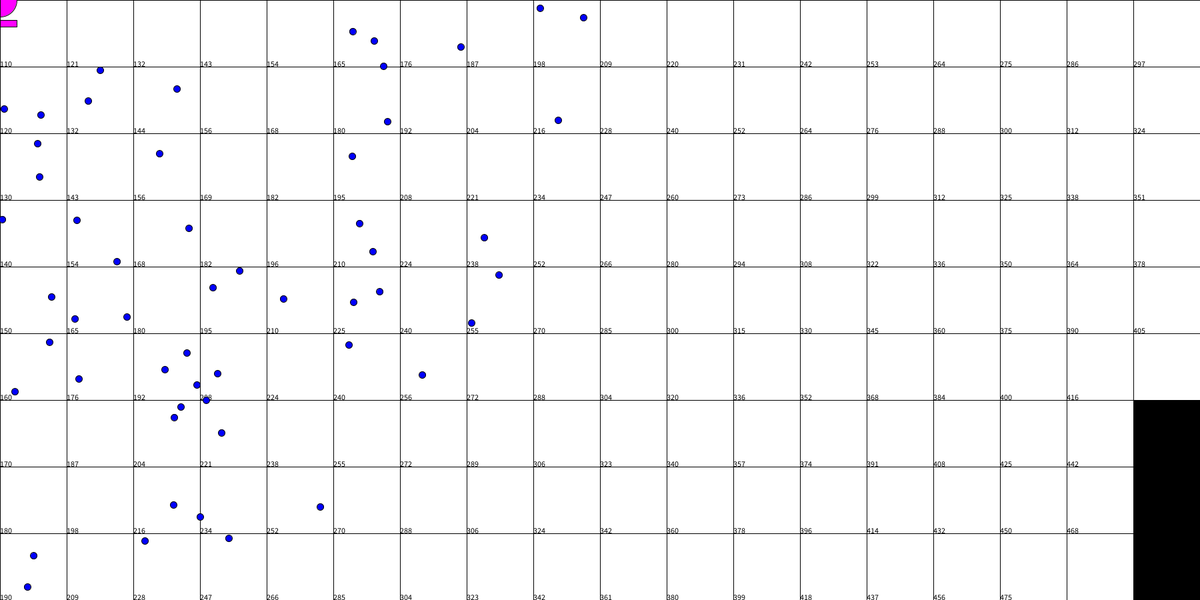
Frame 1 (no input)
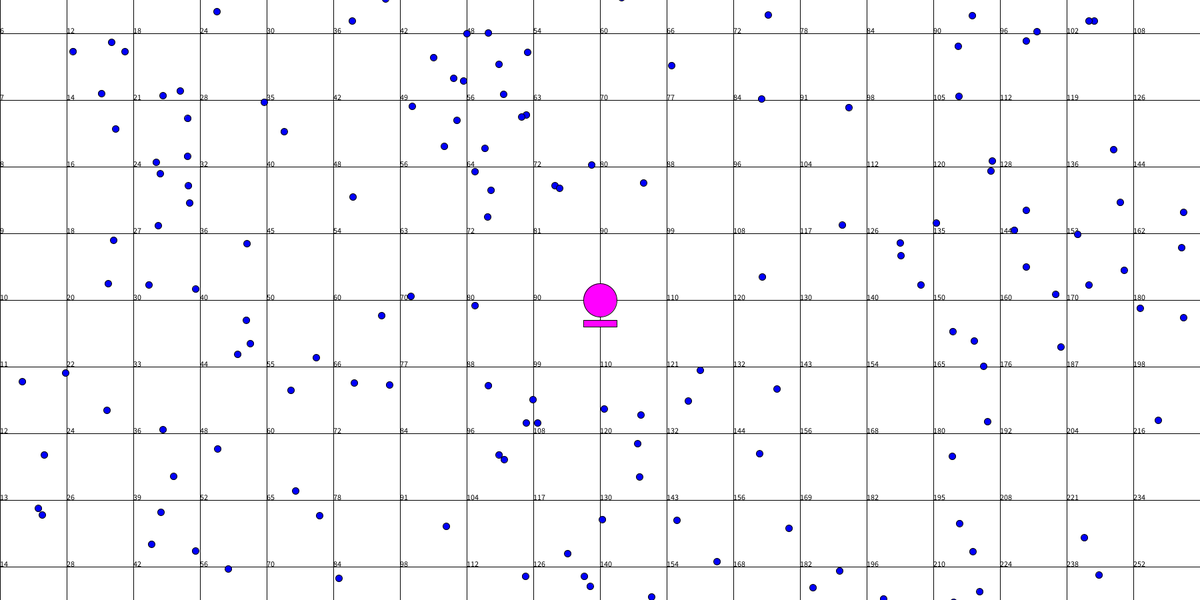
Frame 60 (the mouse pressed at the canvas centre just before this capture)
Frame 120 (the mouse held since frame 60 and released just before this capture): identical to frame 60, image omitted

The Processing sketch that drew these frames (run headless with seeded random() and noise(); from frame 60 on, the mouse is pressed at the canvas centre):

// Processing sketch: RogueLike
// ── RogueLike.pde
Camera c = new Camera(1000, 1000, 4);
Player p = new Player();
ArrayList<Gem> gems = new ArrayList();
void setup()
{
  size(1800, 900);
  for (int i=0; i < 10000; i++)
  {
    gems.add(new Gem());
  }
}

void draw()
{
  background(0);

  fill(255);
  //Shift Camera to location
  UpdateCamera();

  DrawLevel();
  UpdateGems();

  UpdatePlayer();

}











//Level Render
void DrawLevel()
{
  for (int i=0; i < 100; i++)
  {
    for (int j=0; j < 100; j++)
    {
      if (dist(i*100, j*100, p.position.x, p.position.y)< width)
      {
        rect(i*100, j*100, 100, 100);
        fill(0);
        text(i*j, i*100, j*100);
        fill(255);
      }
    }
  }
}












void UpdatePlayer()
{
    p.update();
  c.updateCameraPosition(p.position);
}

//Update Gems
void UpdateGems()
{
  for (int i=gems.size()-1; i >=0; i--)
  {
    Gem g = gems.get(i);
    if (dist(g.position.x, g.position.y, p.position.x, p.position.y) < 900)
    {
      g.update();
    }


    if (g.kill)
    {
      p.xp += g.xpValue;
      gems.remove(i);
    }
  }
}



//Key Board
void keyPressed()
{
  if (key == 'w') {
    p.up = true;
    c.up = true;
  }
  if (key == 'a')
  {
    p.left = true;
    c.left = true;
  }
  if (key == 'd')
  {
    p.right = true;
    c.right = true;
  }
  if (key == 's')
  {
    p.down = true;
    c.down = true;
  }
}




void keyReleased()
{
  if (key == 'w') {
    p.up = false;
    c.up = false;
  }
  if (key == 'a')
  {
    p.left = false;
    c.left = false;
  }
  if (key == 'd')
  {
    p.right = false;
    c.right = false;
  }
  if (key == 's')
  {
    p.down = false;
    c.down = false;
  }
}



void UpdateCamera()
{
  c.update();
  c.apply();
}

// ── Camera.pde
// This is the camera class
class Camera {

  boolean up, down, left, right = false;
  // These are the x and y positions of the camera
  float x, y;

  // This is the speed at which the camera moves
  float speed;

  // This is the camera's constructor
  Camera(float x, float y, float speed) {
    this.x = x;
    this.y = y;
    this.speed = speed;
  }

  // This is the update function, which updates the camera's position based
  // on user input
  void update() {

    //if (up)
    //{
    //  y -= speed;
    //}
    //if (left)
    //{
    //  x -= speed;
    //}
    //if (right)
    //{
    //  x += speed;
    //}
    //if (down)
    //{
    //  y += speed;
    //}
  }
  
  
  void updateCameraPosition(PVector pos)
  {
    x = pos.x-width/2;
    y = pos.y-height/2;
  }

  // This is the apply function, which applies the camera's position to the
  // current drawing context
  void apply() {
    // Move the origin of the coordinate system to the camera's position
    translate(-x, -y);
  }
}

// ── Enemy.pde
class Enemy
{
}

// ── Gem.pde
class Gem
{
  PVector position;
  PVector dir;
  
  boolean kill = false;
  boolean inRange = false;
  color col;
  int xpValue;

  Gem()
  {
    position = new PVector(random(10000), random(10000));
    col = color(0, 0, 255);
    xpValue = 20;
  }

  void render()
  {
    fill(col);
    ellipse(position.x, position.y, 10, 10);
  }

  void update()
  {
    render();

    if (dist(position.x, position.y, p.position.x, p.position.y) < p.pickUpRadius)
    {
      inRange = true;
    }


    if (inRange == true)
    {
      dir = p.position.copy().sub(position.copy());
      dir.normalize();

      dir.mult(8);

      position.add(dir);

      if (dist(position.x, position.y, p.position.x, p.position.y) < 50)
      {
        kill = true;
      }
    }
  }
}

// ── HUD.pde
class HUD
{  
  boolean pMouse = false;
  HUD()
  {
  }

  void Render()
  {

    //health bar
    fill(255, 0, 0);
    rect(p.position.x-25, p.position.y+30, 50, 10);

    //xp bar
    fill(#61018B);
    float xpBar = map(p.xp, 0, p.xpNeeded, 0, width);
    rect(c.x, c.y, xpBar, 50);

    fill(0);
    textSize(30);
    text(p.level, c.x+width-200, c.y+100);


    DebugHUD();
  }

  void DebugHUD()
  {
    

    
    
    //PICK UP RADIUS
    fill(0);
    ellipse(c.x+50, c.y+height-50, 100, 100);
    textSize(12);
    fill(255);
    text("PickUpRadius", c.x+50, c.y+height-60);
    textSize(8);
    text(p.pickUpRadius, c.x+50, c.y+height-40);
    
    //Player Speed
    fill(0);
    ellipse(c.x+150, c.y+height-50, 100, 100);
    textSize(12);
    fill(255);
    text("Player Speed", c.x+150, c.y+height-60);
    textSize(8);
    text(p.speed, c.x+150, c.y+height-40);
    
    
    
    ButtonClick();
  }



  void ButtonClick()
  {
    
    float PickUpRadiusX =50;
    float PickUpRadiusY =height-50;
    float PlayerSpeedX =150; 
    float PlayerSpeedY= height-40;

    if (mousePressed && pMouse == false)
    {
      if (dist(mouseX, mouseY, PickUpRadiusX, PickUpRadiusY) < 50)
      {
        p.pickUpRadius+=100;
      }
      
      if (dist(mouseX, mouseY, PlayerSpeedX,PlayerSpeedY) < 50)
      {
        p.speed+=100;
      }
    }
    
    pMouse = mousePressed;
  }
}  

// ── Player.pde
class Player
{
  boolean up, down, left, right = false;

  PVector position;
  float speed;
  
  float xp=0;

  float health;
  float pickUpRadius;

  int level;
  int xpNeeded;
  Weapon[] weapons;


  Player()
  {
    position = new PVector(1000, 1000);
    speed = 4;
    health = 100;
    pickUpRadius = 140;
    level = 1;
    xp=0;
    xpNeeded = 1000;
  }


  void render()
  {
    //Player body
    fill(255,0,255);
    ellipse(position.x, position.y, 50, 50);
    
    //health bar
    rect(position.x-25, position.y+30,50,10);
    
    //xp bar
    float xpBar = map(xp,0,xpNeeded,0,width);
    rect(c.x,c.y, xpBar,50);
    
    
  }
  void move()
  {
    if (up)
    {
      position.y -= speed;
    }
    if(left)
    {
      position.x -= speed;
    }
    if(right)
    {
      position.x += speed;
    }
    if(down)
    {
      position.y += speed;
    }
   
    
  }

  void update()
  {
    move();
    render();
    
    
    if(xp > xpNeeded)
    {
      xp = 0;
      level++;
    }
  }
}

// ── Weapon.pde
class Weapon
{
}
